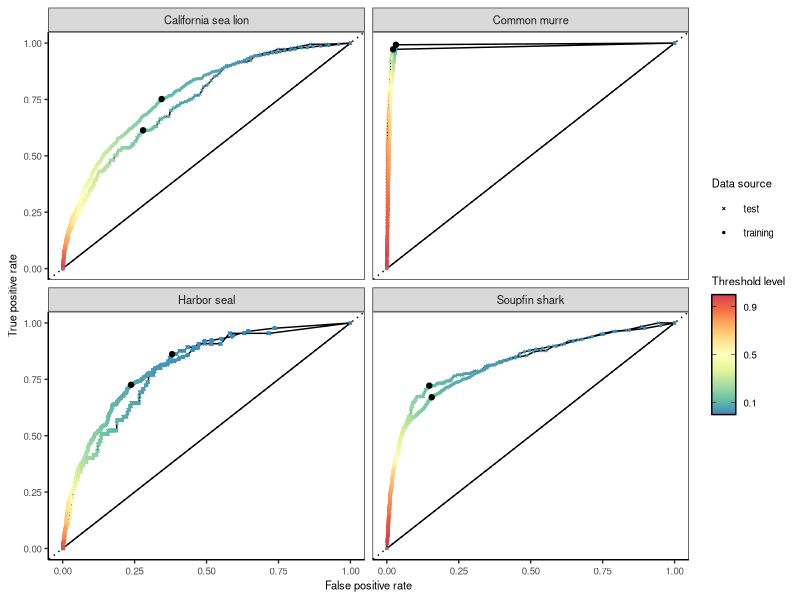

Generate this figure with R: (Note: this script raises an error after producing the figure.)

# clean working environment
rm(list = ls())

# read in packages
library(tidyverse)

# read in data

roc_training <- read.csv("model_result/roc_curve_training.csv")

roc_test <- read.csv("model_result/roc_curve.csv")

# combine roc dataframe

roc_training <- roc_training %>%
  mutate(type = "training")

roc_test <- roc_test %>%
  mutate(type = "test")

roc_all <- bind_rows(roc_training, roc_test)

# Find the optimum cut-off points

optimum_level <- roc_all %>%
  mutate(difference = sensitivity - (1-specificity)) %>%
  group_by(species, type) %>%
  filter(difference == max(difference))

########################################################
# PLOT ROC CURVE BELOW

# plotdir

plotdir <- "figures"

# Theme
base_theme <-  theme(axis.text=element_text(size=7),
                     axis.title=element_text(size=8),
                     legend.text=element_text(size=7),
                     legend.title=element_text(size=8),
                     strip.text=element_text(size=8),
                     # Gridlines
                     panel.grid.major = element_blank(), 
                     panel.grid.minor = element_blank(),
                     panel.background = element_blank(), 
                     axis.line = element_line(colour = "black"),
                     # Legend
                     legend.background = element_rect(fill=alpha('blue', 0)))



g <- ggplot(data = roc_all, aes(x = 1-specificity, y = sensitivity))+
  geom_path()+
  geom_abline(lty = 3) +
  geom_point(aes(x = 1-specificity, y = sensitivity, color = .threshold, shape = type), size = 0.5) +
  geom_point(data = optimum_level, aes(x = 1-specificity, y = sensitivity), shape = 19) +
  scale_color_gradientn(name = "Threshold level", colors = RColorBrewer::brewer.pal(9, "Spectral") %>% rev(), breaks = c(0.1, 0.5, 0.9))+
  scale_shape_manual(name = "Data source", values = c(4, 19)) +
  labs(x = "False positive rate", y = "True positive rate") +
  facet_wrap(.~species) +
  guides(color = guide_colorbar(ticks.colour = "black", frame.colour = "black")) +
  theme_bw() + base_theme


g

ggsave(g, filename=file.path(plotdir, "FigSX_roc_curve_threshold.png"), 
       width=5.5, height=4, units="in", dpi=600)














